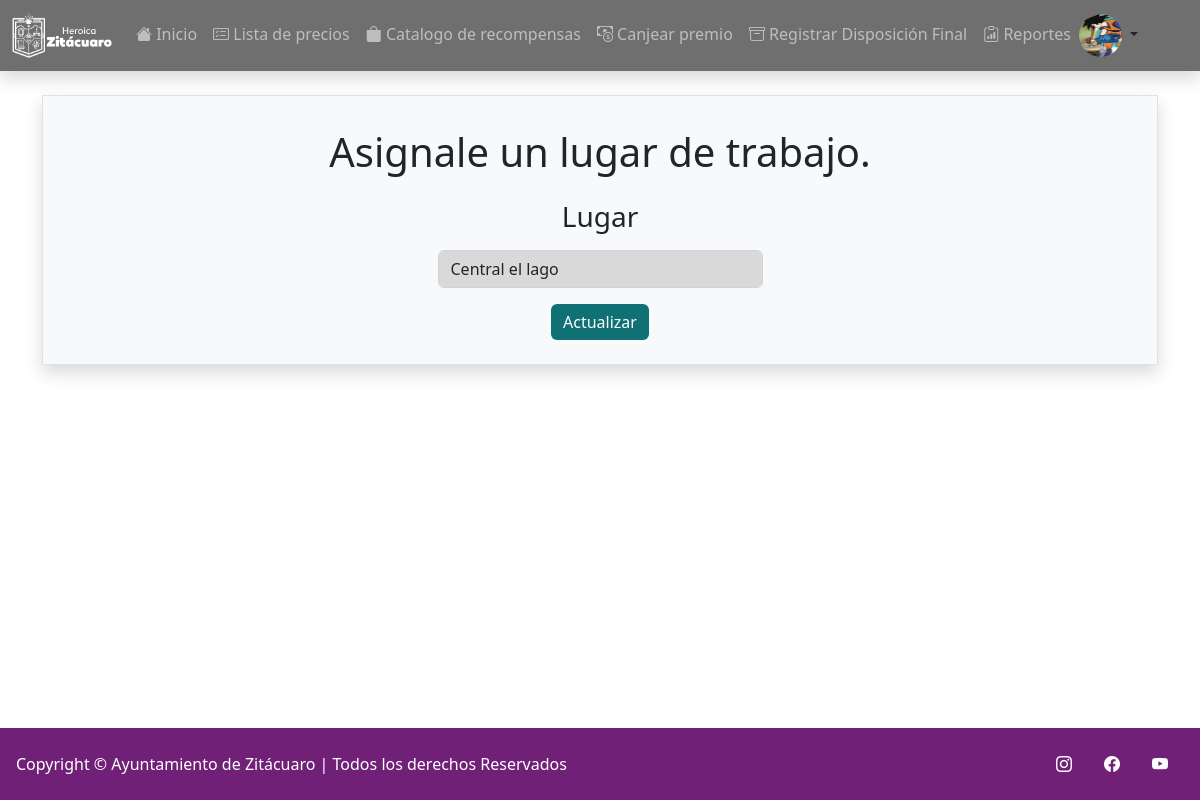
Page /trabajador/7 (signed in) on the committed database.
### reciclaje/models.py (models this page shows)
class User(AbstractUser):
    username = None
    Normal = 'Normal'
    ter_edad = 'Tercera Edad'
    Embarazadas = 'Embarazadas'
    Tipos =[
        (Normal, 'Normal'),
        (ter_edad, 'Tercera Edad'),
        (Embarazadas, 'Embarazadas')
    ]
    CURP = models.CharField(unique=True,  max_length = 18)
    fechaNacimiento = models.DateField(null = True, blank = True)
    puntos = models.IntegerField(blank = True, null = True, default=0)
    pic = models.ImageField(default='unknown.jpg')
    tipo = models.CharField(choices=Tipos, default=Normal, max_length=12)
    REQUIRED_FIELDS = []
    USERNAME_FIELD = 'CURP'
    class Meta:
        permissions = (("admin", "Funciones admin"),("recolector", "Funciones recolector"),("canjeador", "Funciones canjeador"))

class Trabajador(models.Model):
    trbajador = models.ForeignKey(User, on_delete=models.CASCADE, default="")
    lugar = models.ForeignKey(PuntosReciclaje, on_delete=models.CASCADE, default="")

### reciclaje/views.py (the view, shortened to what this page needs)
# urls.py: path('trabajador/<str:pk>', TrabajadorActualizar.as_view(template_name = "reciclaje/trabajador.html"), name='trabajador'),
class TrabajadorActualizar(PermissionRequiredMixin, SuccessMessageMixin, UpdateView):
    permission_required = 'reciclaje.admin'
    model = Trabajador
    form = Trabajador
    fields = ['lugar']
    success_message = "Trabajador registrado correctamente"

### reciclaje/models.py (called while the page is built)
     def __str__(self):
        return self.nombre

### reciclaje/templates/reciclaje/trabajador.html (shortened to what this page needs)
{% extends 'reciclaje/base.html' %}
{% load widget_tweaks %}
{% block content %}
    <main class="container p-2 bg-light border shadow">
        <h1 class="text-center my-4">
            Asignale un lugar de trabajo.
        </h1>
   <main action="" method="post" enctype="multipart/form-data">
   <form action="" method="post" enctype="multipart/form-data" class="justify-content-center">
        <div class="form-group m-2 my-2" style="text-align: center;">
            <label for="Nombre" class="txt_negrita">
                <h3>Lugar</h3>
            </label>
            <div class="m-2" style="display:flex; justify-content: center;">
            {{ form.lugar|add_class:"form-control"|attr:"style:background-color: #D9D9D9;  width: 325px;" }}
            </div>
            <button type="submit" class="btn btn-primary m-2" style="background-color: #0f7173 ; border: #0f7173;">Actualizar</button>
        </div>
    </form>
{% endblock content %}

### reciclaje/templates/reciclaje/base.html (shortened to what this page needs)
{% load static %}
<!DOCTYPE html>
<html lang="es">
<head>
    <link rel="stylesheet" href='{% static 'reciclaje/css/'%}Styles.css'>
    <link href="https://cdn.jsdelivr.net/npm/bootstrap@5.2.2/dist/css/bootstrap.min.css" rel="stylesheet">
    <link rel="stylesheet" href="https://cdn.jsdelivr.net/npm/bootstrap-icons@1.9.1/font/bootstrap-icons.css">
    <link rel="stylesheet" href="https://cdn.datatables.net/responsive/2.4.0/css/responsive.dataTables.min.css">
    <link rel="stylesheet" type="text/css" href="https://cdn.jsdelivr.net/npm/daterangepicker/daterangepicker.css" />
    <link rel="stylesheet" type="text/css" href="https://cdn.datatables.net/1.13.1/css/jquery.dataTables.css">
    <link rel="stylesheet" type="text/css" href="https://cdn.datatables.net/1.13.1/css/dataTables.bootstrap5.css"/>
    <link rel="stylesheet" type="text/css" href="https://cdn.datatables.net/buttons/2.3.3/css/buttons.bootstrap5.css"/>
</head>
<body>
    <nav class="navbar navbar-dark navbar-expand-md shadow" style="background-color: #6F6F6F; margin-bottom: 24px;">
        <div class="container-fluid">
            <a class="navbar-brand" href="{% url 'homee' %}"><img src="{% static 'reciclaje/img/'%}HZG_SFB.png" alt="logo" width="100" height="45"></a>
            <div class="collapse navbar-collapse" id="navbarTogglerDemo02">
            <ul class="navbar-nav me-auto mb-2 mb-lg-0">
                {% url 'homee' as url %}
                <li class="nav-item ">
                    <a class="nav-link {% if request.path == url %}active{% endif %}" aria-current="page" href="{% url 'homee' %}"><i class="bi bi-house-fill"></i> Inicio </a>
                  </li>
                  {% url 'TablaEquivalencia' as url %}
                  <li class="nav-item">
                    <a class="nav-link {% if request.path == url %}active{% endif %}" href="{% url 'TablaEquivalencia' %}"><i class="bi bi-card-checklist"></i> Lista de precios</a>
                  </li>
                  {% url 'catalogo' as url %}
                  <li class="nav-item">
                    <a class="nav-link {% if request.path == url %}active{% endif %}" href="{% url 'catalogo' %}"><i class="bi bi-bag-fill"></i> Catalogo de recompensas</a>
                  </li>
                  {% if perms.reciclaje.canjeador %}
                  {% url 'canjearPremios' as url %}
                  <li class="nav-item">
                    <a class="nav-link {% if request.path == url %}active{% endif %}" href="{% url 'canjearPremios' %}"><i class="bi bi-cash-coin"></i> Canjear premio</a>
                  </li>
                  {% endif %}
                  {% if perms.reciclaje.recolector %}
                  {% url 'DispoEngtrega' as url %}
                  <li class="nav-item">
                    <a class="nav-link {% if request.path == url %}active{% endif %}" href="{% url 'DispoEngtrega' %}"><i class="bi bi-archive"></i> Registrar Disposición Final</a>
                  </li>
                  {% url 'reportes' as url %}
                  <li class="nav-item">
                    <a class="nav-link {% if request.path == url %}active{% endif %}" href="{% url 'reportes' %}"><i class="bi bi-clipboard-data"></i> Reportes</a>
                  </li>
                  {% endif %}
                  {% if user.is_authenticated%}
                  <div class="dropdown-center">
                    <a href="#" class="d-block link-dark text-decoration-none dropdown-toggle" data-bs-toggle="dropdown" aria-expanded="false">
                      <img src="{% static 'reciclaje/img/'%}{{request.user.pic}}" alt="mdo" width="43" height="43" class="rounded-circle">
                    </a>
                  </div>
                  {% endif %}
            </ul>
          </div>
      </nav>
      <div class="container" >
      {% block content %}(no content){% endblock %}
    </div>
    <footer class="footer" style="margin-top: auto;">
    <div class="row">
        <div class="col-6 d-flex justify-content-between align-items-center">
          <span class="mb-3 mb-md-0" style="color: white;">Copyright © Ayuntamiento de Zitácuaro | Todos los derechos Reservados </span>
        </div>
        <ul class="nav col-6 justify-content-end align-items-center list-unstyled d-flex">
          <a class="nav-link" href="https://www.instagram.com/zitacuaro_ayuntamiento/" style="color: white;"><i class="bi bi-instagram"></i></a>
          <a class="nav-link" href="https://www.facebook.com/ayuntamientozitacuaro/" style="color: white;"><i class="bi bi-facebook"></i></a>
          <a class="nav-link" href="https://www.youtube.com/channel/UC2m9bHbE2dXqnagMYmEag3A  " style="color: white;"><i class="bi bi-youtube"></i></a>
        </ul>
      </footer>
</body>
</html>

### reciclaje/static/reciclaje/css/Styles.css (style rules this page uses)
body { display: flex; flex-direction: column; min-height: 100vh; }
.footer { background-color: #702077; padding: 1rem; }

### rows in the picture
User: user.pic (picture)
Trabajador: lugar "Central el lago"
